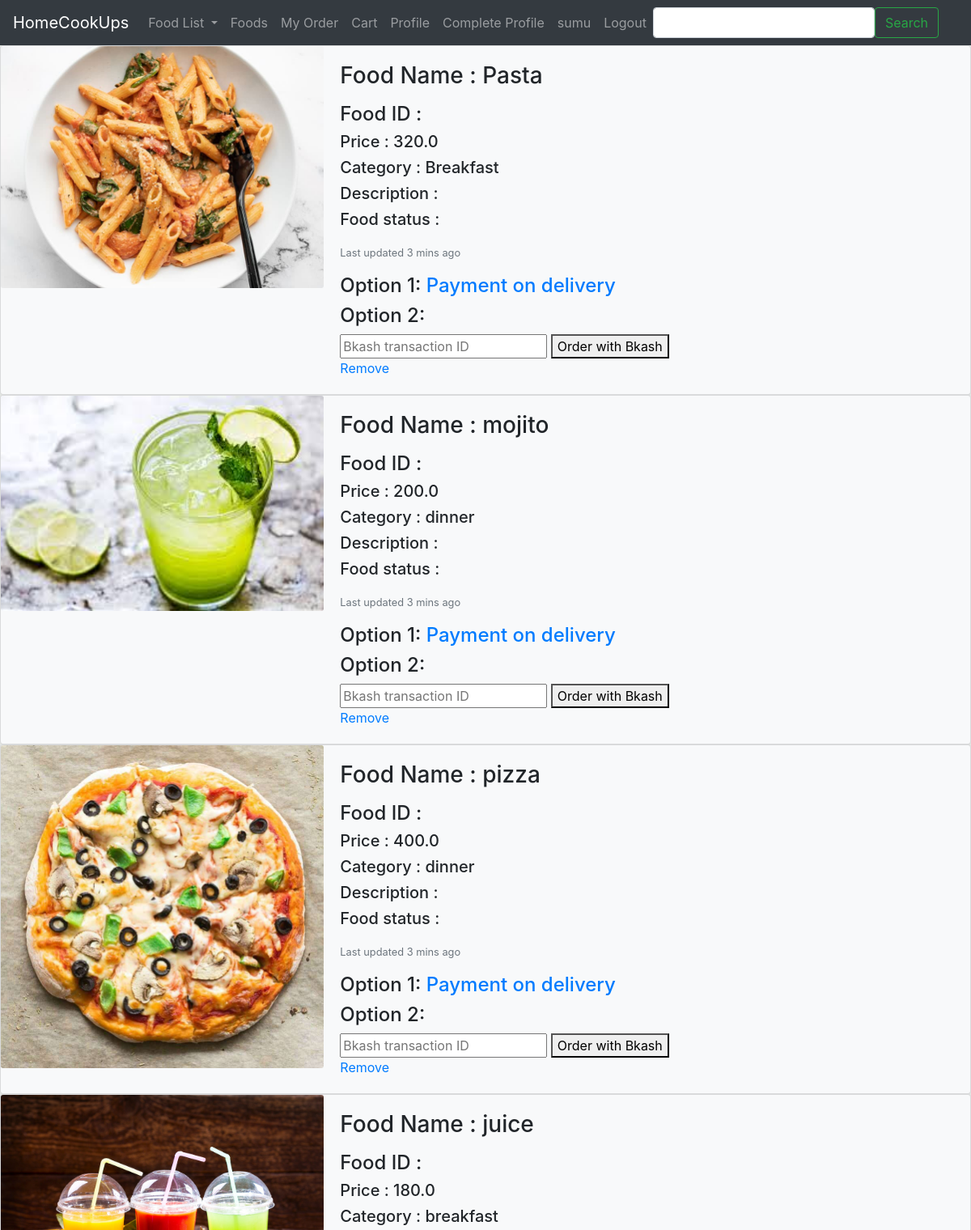
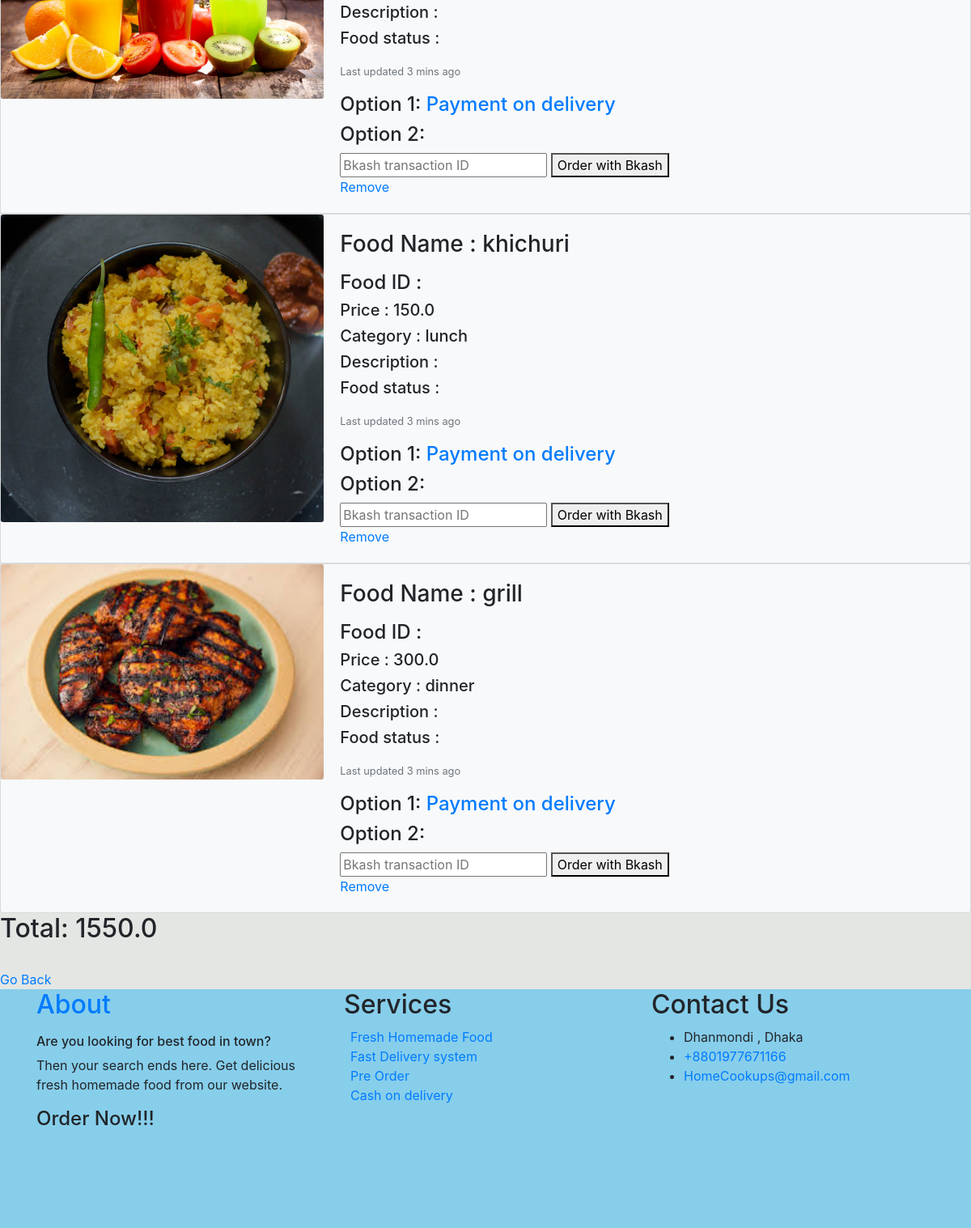
The app's page /cart/ (signed in) with its own data (2 pictures, top to bottom).
### FoodManagement/models.py (models this page shows, shortened)
class Food(models.Model):
    Food_Name = models.CharField(max_length=200)
    Food_Price = models.FloatField(max_length=200)
    Food_Category = models.CharField(max_length=50)
    Food_Image = models.ImageField(upload_to='Foods/images/',blank=True, default="images/default.jpg")
    merchant = models.ForeignKey(Merchant,on_delete=models.SET_NULL,null=True)
    user = models.ForeignKey(User, on_delete=models.SET_NULL, null=True, blank=True)
    reviews = models.ManyToManyField(Review)

### FoodManagement/views.py (the view)
# urls.py: path('cart/', food_views.view_cart, name='cart'),
@login_required
def view_cart(request):
    cart_list = Cart.objects.filter(user=request.user)
    if len(cart_list) == 0:
        cart = Cart(user=request.user)
        cart.save()
    else:
        cart = cart_list[0]
    total = 0
    for food in cart.food.all():
        total += food.Food_Price
    context = {
        'cart': cart,
        'total' : total
    }
    return render(request, 'FoodManagement/cart.html', context)

### templates/FoodManagement/cart.html (shortened to what this page needs)
{% extends 'customer_base.html' %}
{% block content  %}
        {% for search in cart.food.all %}
       <div class="card bg-light mb-2`" >
      <div class="row no-gutters">
        <div class="col-md-4">
          <img src="{{ search.Food_Image.url }}" class="card-img" alt="...">
        </div>
        <div class="col-md-8">
          <div class="card-body">
            <h3 class="card-title">Food Name : {{ search.Food_Name }}</h3>
            <p class="card-text">
                            <h4>Food ID : {{ search.Food_id }}</h4>
                            <h5> Price : {{ search.Food_Price }}</h5>
                            <h5> Category : {{ search.Food_Category }}</h5>
                            <h5> Description : {{ search.Food_Desc }}</h5>
                            <h5> Food status : {{ search.status }} </h5>
                        </p>
            <p class="card-text"><small class="text-muted">Last updated 3 mins ago</small></p>
              <h4>Option 1: <a href="{% url 'order-food' search.id %}" >Payment on delivery</a> <br></h4>
        <h4>Option 2:</h4>
              <form action="{% url 'bkash-order-food' search.id %}" method="POST">
                  <input name="transaction_id" type="text" placeholder="Bkash transaction ID" required>
                  <button type="submit">Order with Bkash</button>
              </form>
              <a href="{% url 'delete-from-cart' search.id %}" >Remove</a>
          </div>
        </div>
      </div>
    </div>
        {% endfor %}
    <h2>Total: {{ total }}</h2>
{% endblock content %}

### templates/customer_base.html (shortened to what this page needs)
{% load static %}
<!DOCTYPE html>
<html lang="en">
<head>
    <link rel="stylesheet" href="https://stackpath.bootstrapcdn.com/bootstrap/4.5.2/css/bootstrap.min.css">
</head>
<body>
<nav class="navbar navbar-expand-lg navbar-dark bg-dark">
  <a class="navbar-brand" href="{% url 'main-home' %}">HomeCookUps</a>
  <div class="collapse navbar-collapse" id="navbarSupportedContent">
    <ul class="navbar-nav mr-auto">
      <li class="nav-item dropdown">
        <a class="nav-link dropdown-toggle" href="{% url 'Food' %}" id="navbarDropdown" role="button" data-toggle="dropdown" aria-haspopup="true" aria-expanded="false">
          Food List
        </a>
     <li class="nav-item">
        <a class="nav-link" href="{% url 'Food' %}">Foods</a>
      </li>
    <li class="nav-item">
        <a class="nav-link" href="{% url 'my-order' %}">My Order</a>
      </li>
    <li class="nav-item">
        <a class="nav-link" href="{% url 'cart' %}">Cart</a>
      </li>
        <li class="nav-item">
        <a class="nav-link" href="{% url 'C_View_Profile' %}">Profile</a>
      </li>
        <li class="nav-item">
        <a class="nav-link" href="{% url 'C_Complete_Profile' %}">Complete Profile</a>
      </li>
        {% if user.is_authenticated %}
                 <li class="nav-item">
        <a class="nav-link" href="#"><h7> {{ user.username }}</h7></a>
      </li>
             <li class="nav-item">
        <a class="nav-link" href="{% url 'logout' %}">Logout</a>
      </li>
{% endif %}
            <form class="form-inline" method="POST" action="/Food/">
              <input class="form-control " type="search" name="search">
              <button class="btn btn-outline-success" type ="submit">Search</button>
            </form>
   </ul>
</div>
</nav>
{% block content %}
{% endblock content %}
    <br>
    <a href="javascript:history.back()">Go Back</a>
<br>
 <footer class="ftco-footer ftco-section" style="background-color: #87CEEB">
      <div class="container">
        <div class="row mb-5">
          <div class="col-md">
            <div class="ftco-footer-widget mb-4">
              <h2 class="ftco-heading-2"><a href="{% url 'abouts' %}">About</a></h2>
              <p> <h6> Are you looking for best food in town?</h6> Then your search ends here.
                Get delicious fresh homemade food from our website.
                  </p>
                <h4> Order Now!!!</h4>
            </div>
          </div>
          <div class="col-md">
             <div class="ftco-footer-widget mb-4">
              <h2 class="ftco-heading-2">Services</h2>
              <ul class="list-unstyled">
                <li><a href="#">Fresh Homemade Food</a></li>
                <li><a href="#">Fast Delivery system</a></li>
                <li><a href="#">Pre Order</a></li>
                <li><a href="#">Cash on delivery</a></li>
              </ul>
            </div>
          </div>
          <div class="col-md">
            <div class="ftco-footer-widget mb-4">
            	<h2 class="ftco-heading-2">Contact Us</h2>
            	<div class="block-23 mb-3">
	              <ul>
	                <li><span class="text">Dhanmondi , Dhaka</span></li>
	                <li><a href="#"><span class="text">+8801977671166</span></a></li>
	                <li><a href="#"><span class="text">HomeCookups@gmail.com</span></a></li>
	              </ul>
	            </div>
            </div>
          </div>
        </div>
      </div>
    </footer>
</body>
</html>

### templates/customer_base.html (style rules this page uses)
body { background-color: #E3E6E3 ; }

### records on screen
Food: Food_Image (picture), Food_Name "Pasta", Food_Price "320.0", Food_Category "Breakfast"
Food: Food_Image (picture), Food_Name "mojito", Food_Price "200.0", Food_Category "dinner"
Food: Food_Image (picture), Food_Name "pizza", Food_Price "400.0", Food_Category "dinner"
Food: Food_Image (picture), Food_Name "juice", Food_Price "180.0", Food_Category "breakfast"
Food: Food_Image (picture), Food_Name "khichuri", Food_Price "150.0", Food_Category "lunch"
Food: Food_Image (picture), Food_Name "grill", Food_Price "300.0", Food_Category "dinner"

### other values on screen
{{ user.username }} "sumu"
{{ total }} "1550.0"
